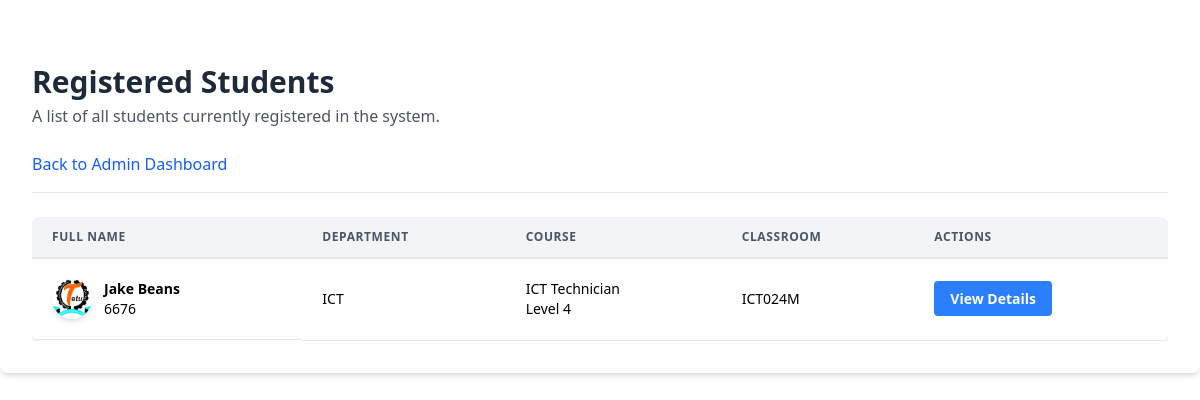
/students, run on the app's committed database.
### models.py (models this page shows)
class Student(db.Model):
    id = db.Column(db.Integer, primary_key=True)
    admission_number = db.Column(db.String(20), unique=True)
    fullname = db.Column(db.String(100))
    department_id = db.Column(db.Integer, db.ForeignKey('department.id'))
    course_id = db.Column(db.Integer, db.ForeignKey('course.id'))
    classroom = db.Column(db.String(50))
    level = db.Column(db.String(50))
    profile_image = db.Column(db.String(250), nullable=True)

class Department(db.Model):
    id = db.Column(db.Integer, primary_key=True)
    name = db.Column(db.String(100), unique=True, nullable=False)
    courses = db.relationship('Course', backref='department', lazy=True)
    students = db.relationship('Student', backref='department', lazy=True)

class Course(db.Model):
    id = db.Column(db.Integer, primary_key=True)
    name = db.Column(db.String(100), nullable=False)
    department_id = db.Column(db.Integer, db.ForeignKey('department.id'), nullable=False)
    students = db.relationship('Student', backref='course', lazy=True)

### app.py (the view)
@app.route('/students')
def students_list():
    students = Student.query.order_by(
        Student.department_id,
        Student.course_id,
        Student.level,
        Student.classroom,
        Student.admission_number
    ).all()
    return render_template('students_list.html', students=students)

### templates/students_list.html
{% extends 'base.html' %}
{% block content %}
<div class="max-w-7xl mx-auto bg-white p-8 rounded-lg shadow-md my-8">
    <div class="border-b border-gray-200 pb-4 mb-6">
        <h1 class="text-3xl font-bold text-gray-800">Registered Students</h1>
        <p class="text-gray-600 mt-1">A list of all students currently registered in the system.</p>
        <div class="mt-6">
            <a href="{{ url_for('admin_dashboard') }}" class="text-blue-600 hover:text-blue-800">Back to Admin Dashboard</a>
        </div>
    </div>
    {% if students %}
        <div class="overflow-x-auto">
            <table class="min-w-full leading-normal shadow-md rounded-lg overflow-hidden">
                <thead class="bg-gray-100">
                    <tr>
                        <th class="px-5 py-3 border-b-2 border-gray-200 text-left text-xs font-semibold text-gray-600 uppercase tracking-wider">
                            Full Name
                        </th>
                        <th class="px-5 py-3 border-b-2 border-gray-200 text-left text-xs font-semibold text-gray-600 uppercase tracking-wider">
                            Department
                        </th>
                        <th class="px-5 py-3 border-b-2 border-gray-200 text-left text-xs font-semibold text-gray-600 uppercase tracking-wider">
                            Course
                        </th>
                        <th class="px-5 py-3 border-b-2 border-gray-200 text-left text-xs font-semibold text-gray-600 uppercase tracking-wider">
                            Classroom
                        </th>
                        <th class="px-5 py-3 border-b-2 border-gray-200 text-left text-xs font-semibold text-gray-600 uppercase tracking-wider">
                            Actions
                        </th>
                    </tr>
                </thead>
                <tbody class="bg-white">
                    {% for student in students %}
                        <tr>
                            <td class="px-5 py-5 border-b border-gray-200 text-sm flex items-right">
                                {% if student.profile_image %}
                                    <img src="{{ url_for('static', filename=student.profile_image) }}" alt="{{ student.fullname }}'s Profile Image" class="rounded-full h-10 w-10 object-cover shadow-md">
                                {% else %}
                                    <span class="text-gray-500">No Image</span>
                                {% endif %}
                                <div class="ml-3">
                                    <div class="font-semibold">{{ student.fullname }}</div>
                                    {{ student.admission_number }}
                                </div>
                            </td>
                            <td class="px-5 py-5 border-b border-gray-200 text-sm">
                                {{ student.department.name if student.department }}
                            </td>
                            <td class="px-5 py-5 border-b border-gray-200 text-sm">
                                {{ student.course.name if student.course }}<br>
                                {{ student.level }}
                            </td>
                            <td class="px-5 py-5 border-b border-gray-200 text-sm">
                                {{ student.classroom }}
                            </td>
                            <td class="px-5 py-5 border-b border-gray-200 text-sm">
                                <a href="{{ url_for('student_details', student_id=student.id) }}" class="bg-blue-500 hover:bg-blue-700 text-white font-bold py-2 px-4 rounded focus:outline-none focus:shadow-outline">
                                    View Details
                                </a>
                            </td>
                        </tr>
                    {% endfor %}
                </tbody>
            </table>
        </div>
    {% else %}
        <p class="text-gray-500">No students registered yet.</p>
    {% endif %}
</div>
{% endblock %}

### data on the page
Student: profile_image (picture), fullname "Jake Beans", admission_number "6676", department "ICT", course "ICT Technician", level "Level 4", classroom "ICT024M"
